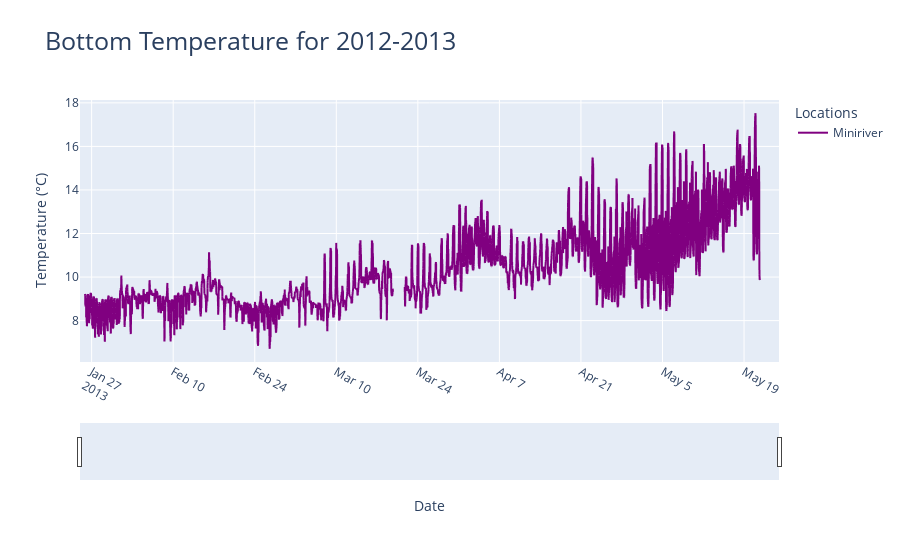
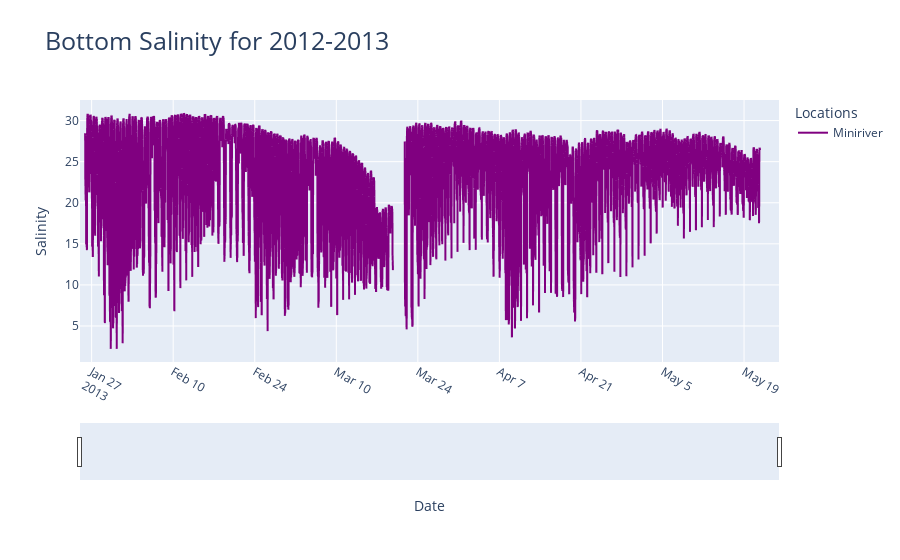
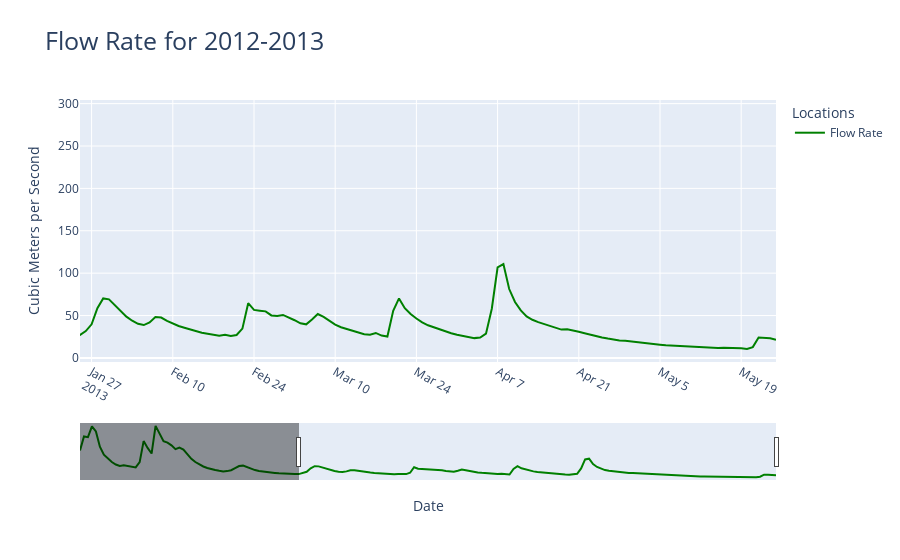

Write notebook code for charts like these, in order.
### Code cell
import pandas as pd
import scipy.io as sio
import numpy as np
import datetime
import plotly.express as px
from plotly.subplots import make_subplots
import plotly.graph_objects as go
import re

def Array_To_DataFrame(matDF, varName) :
    npArray = np.array([])
    for i in range (matDF[varName].shape[0]) :
        npArray = np.concatenate((npArray, matDF[varName][i].flatten()))
    return npArray

def matFile_To_DF(matFile) :
    tempDF = sio.loadmat(matFile)
    matDataMidFiltered = {dictKey:dictValue for dictKey, dictValue in tempDF.items() if dictKey[0] != '_'}
    matMidDF = pd.DataFrame({dictKey: np.array(dictValue).flatten() for dictKey, dictValue in matDataMidFiltered.items()})
    return matMidDF

#import downriver bottom data
matDataMini2 = sio.loadmat('2012-13\\hobo_minilander_3826_Dep2.mat')
matDataMini3 = sio.loadmat('2012-13\\hobo_minilander_3829_Dep3.mat')

#mat lab date origin
origin = np.datetime64('0000-01-01', 'D') - np.timedelta64(1, 'D')

matDataMini2Filtered = {dictKey:dictValue for dictKey, dictValue in matDataMini2.items() if dictKey[0] != '_'}
matMini2DF = pd.DataFrame({dictKey: np.array(dictValue).flatten() for dictKey, dictValue in matDataMini2Filtered.items()})
matDataMini3Filtered = {dictKey:dictValue for dictKey, dictValue in matDataMini3.items() if dictKey[0] != '_'}
matMini3DF = pd.DataFrame({dictKey: np.array(dictValue).flatten() for dictKey, dictValue in matDataMini3Filtered.items()})

matMiniDF = pd.concat([matMini2DF, matMini3DF])
tmsMiniriver = matMiniDF['DN'] * np.timedelta64(1, 'D') + origin

fileCollection = ['2012-13\\hobo_minilander_3826_Dep2.mat', '2012-13\\hobo_minilander_3829_Dep3.mat']
preTimeStamp = None
postTimeStamp = None
for timeFile in fileCollection: 
    countDF = matFile_To_DF(timeFile)
    DNArray = Array_To_DataFrame(countDF, 'DN')
    if pd.isnull(preTimeStamp):
        preTimeStamp = DNArray.min() 
    else: 
        if preTimeStamp > DNArray.min():
            preTimeStamp = DNArray.min()
    if pd.isnull(postTimeStamp):
        postTimeStamp = DNArray.max()
    else: 
        if postTimeStamp < DNArray.max():
            postTimeStamp = DNArray.max()

#reading in flow data
flowDF = pd.read_csv('2012_2013alsea.csv')
flowDF['fRate'] = flowDF['max_va'] * 0.0283168
#create a new column for flow dates
for index, row in flowDF.iterrows():
    calcDate = pd.Timestamp(year=int(row['begin_yr']), month=int(row['month_nu']), day=int(row['day_nu']))
    flowDF.loc[index, 'DN'] = calcDate

tmsFlow = flowDF['DN']
tempFigLabels = ['Miniriver']
tempfig = px.line(x = tmsMiniriver, y = [matMiniDF['T']], color_discrete_sequence= ["purple"], title = "Mini")
for idx in range(len(tempFigLabels)):
    tempfig.data[idx].name = tempFigLabels[idx]
    tempfig.data[idx].hovertemplate = 'variable=' + tempFigLabels[idx] + '<br>x=%{x}<br>value=%{y}<extra></extra>'
    tempfig.data[idx].legendgroup = tempFigLabels[idx]
salfig = px.line(x= tmsMiniriver, y = [matMiniDF['S']], color_discrete_sequence = ["purple"], title = "Mini")
for idx in range(len(tempFigLabels)):
    salfig.data[idx].name = tempFigLabels[idx]
    salfig.data[idx].hovertemplate = 'variable=' + tempFigLabels[idx] + '<br>x=%{x}<br>value=%{y}<extra></extra>'
    salfig.data[idx].legendgroup = tempFigLabels[idx]
flowFigLabel = ['Flow Rate']
flowfig = px.line(x = tmsFlow, y = [flowDF['fRate']], color_discrete_sequence= ["green"], title = "Flow Rate")
for idx in range(len(flowFigLabel)):
    flowfig.data[idx].name = flowFigLabel[idx]
    flowfig.data[idx].hovertemplate = 'variable=' + flowFigLabel[idx] + '<br>x=%{x}<br>value=%{y}<extra></extra>'
    flowfig.data[idx].legendgroup = flowFigLabel[idx]

tempfig.update_layout(title=dict(text= "Bottom Temperature for 2012-2013", font=dict(size=25)))
tempfig.update_xaxes(tickangle=30)
tempfig.update_xaxes(rangeslider_visible=True)
tempfig.update_xaxes(range = [pd.Timestamp(preTimeStamp * np.timedelta64(1, 'D') + origin),pd.Timestamp('2013-05-25')])

salfig.update_layout(title=dict(text= "Bottom Salinity for 2012-2013", font=dict(size=25)))
salfig.update_xaxes(tickangle=30)
salfig.update_xaxes(rangeslider_visible=True)
salfig.update_xaxes(range = [pd.Timestamp(preTimeStamp * np.timedelta64(1, 'D') + origin),pd.Timestamp('2013-05-25')])

flowfig.update_layout(title=dict(text= "Flow Rate for 2012-2013", font=dict(size=25)))
flowfig.update_xaxes(tickangle=30)
flowfig.update_xaxes(rangeslider_visible=True)
flowfig.update_xaxes(range = [pd.Timestamp(preTimeStamp * np.timedelta64(1, 'D') + origin),pd.Timestamp('2013-05-25')])

tempfig.update_layout(xaxis_title="Date", yaxis_title="Temperature (°C)", legend_title="Locations")
salfig.update_layout(xaxis_title="Date", yaxis_title="Salinity", legend_title="Locations")
flowfig.update_layout(xaxis_title="Date", yaxis_title="Cubic Meters per Second",legend_title="Locations")

tempfig.show()
salfig.show()
flowfig.show()

### Figure 1 — Plotly figure (JSON) as saved in the notebook; plotly's stock layout.template omitted (floating-point values rounded to 4 significant figures; data arrays with more than 128 entries replaced by an {"elided": "..."} marker saying what was removed)
{"data": [{"hovertemplate": "variable=Miniriver<br>x=%{x}<br>value=%{y}<extra></extra>", "legendgroup": "Miniriver", "line": {"color": "purple", "dash": "solid"}, "marker": {"symbol": "circle"}, "mode": "lines", "name": "Miniriver", "showlegend": true, "type": "scattergl", "x": {"elided": "32829 str values"}, "xaxis": "x", "y": {"elided": "32829 float values"}, "yaxis": "y"}], "layout": {"legend": {"title": {"text": "Locations"}, "tracegroupgap": 0}, "title": {"font": {"size": 25}, "text": "Bottom Temperature for 2012-2013"}, "xaxis": {"anchor": "y", "domain": [0, 1], "range": ["2013-01-25T00:00:00", "2013-05-25T00:00:00"], "rangeslider": {"visible": true}, "tickangle": 30, "title": {"text": "Date"}}, "yaxis": {"anchor": "x", "domain": [0, 1], "title": {"text": "Temperature (°C)"}}}}

### Figure 2 — Plotly figure (JSON) as saved in the notebook; plotly's stock layout.template omitted (floating-point values rounded to 4 significant figures; data arrays with more than 128 entries replaced by an {"elided": "..."} marker saying what was removed)
{"data": [{"hovertemplate": "variable=Miniriver<br>x=%{x}<br>value=%{y}<extra></extra>", "legendgroup": "Miniriver", "line": {"color": "purple", "dash": "solid"}, "marker": {"symbol": "circle"}, "mode": "lines", "name": "Miniriver", "showlegend": true, "type": "scattergl", "x": {"elided": "32829 str values"}, "xaxis": "x", "y": {"elided": "32829 float values"}, "yaxis": "y"}], "layout": {"legend": {"title": {"text": "Locations"}, "tracegroupgap": 0}, "title": {"font": {"size": 25}, "text": "Bottom Salinity for 2012-2013"}, "xaxis": {"anchor": "y", "domain": [0, 1], "range": ["2013-01-25T00:00:00", "2013-05-25T00:00:00"], "rangeslider": {"visible": true}, "tickangle": 30, "title": {"text": "Date"}}, "yaxis": {"anchor": "x", "domain": [0, 1], "title": {"text": "Salinity"}}}}

### Figure 3 — Plotly figure (JSON) as saved in the notebook; plotly's stock layout.template omitted (floating-point values rounded to 4 significant figures; data arrays with more than 128 entries replaced by an {"elided": "..."} marker saying what was removed)
{"data": [{"hovertemplate": "variable=Flow Rate<br>x=%{x}<br>value=%{y}<extra></extra>", "legendgroup": "Flow Rate", "line": {"color": "green", "dash": "solid"}, "marker": {"symbol": "circle"}, "mode": "lines", "name": "Flow Rate", "orientation": "v", "showlegend": true, "type": "scatter", "x": {"elided": "176 str values"}, "xaxis": "x", "y": {"elided": "176 float values"}, "yaxis": "y"}], "layout": {"legend": {"title": {"text": "Locations"}, "tracegroupgap": 0}, "title": {"font": {"size": 25}, "text": "Flow Rate for 2012-2013"}, "xaxis": {"anchor": "y", "domain": [0, 1], "range": ["2013-01-25T00:00:00", "2013-05-25T00:00:00"], "rangeslider": {"visible": true}, "tickangle": 30, "title": {"text": "Date"}}, "yaxis": {"anchor": "x", "domain": [0, 1], "title": {"text": "Cubic Meters per Second"}}}}
